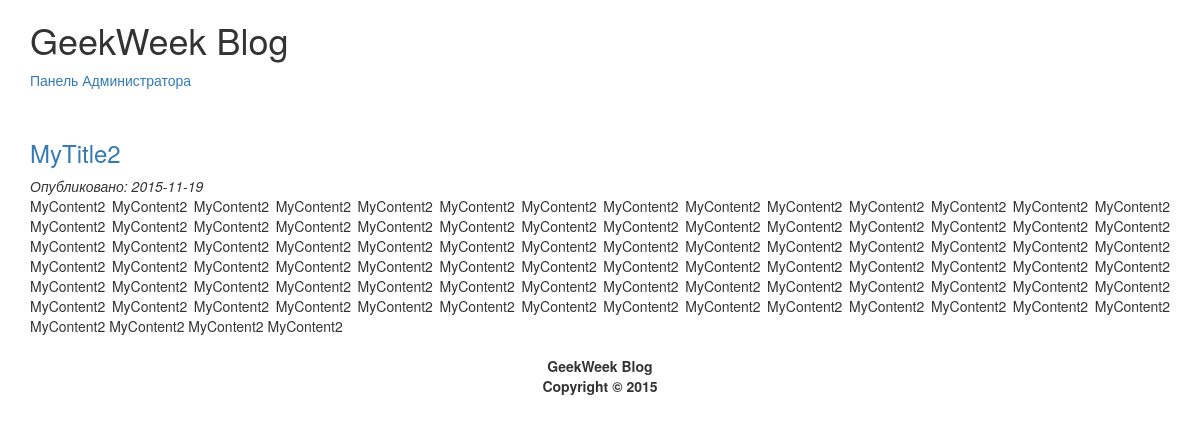
Page /article.php?id=2 on the committed database.
### tables this page shows
CREATE TABLE IF NOT EXISTS `articles` (
  `id` int(11) NOT NULL,
  `title` varchar(255) NOT NULL,
  `content` text NOT NULL,
  `date` date NOT NULL
);

### article.php (called while the page is built)
<?php
require_once("models/db.php");
require_once("models/articles.php");
$link = db_connect();
$article = articles_get($link, $_GET['id']);
require("views/article.php");

### models/articles.php (called while the page is built, shortened)
<?php
function articles_get($link, $id_article){
	$query = sprintf("SELECT * FROM articles WHERE id='%d'", (int)$id_article);
	$result = mysqli_query($link, $query);
	$article = mysqli_fetch_assoc($result);
	return $article;
}

### views/article.php (the view, shortened to what this page needs)
<!DOCTYPE html>
<html>
	<head>
		<link rel="stylesheet" href="https://maxcdn.bootstrapcdn.com/bootstrap/3.3.5/css/bootstrap.min.css">
		<link rel="stylesheet" href="style.css">
	</head>
	<body>
		<div class="container">
			<h1>GeekWeek Blog</h1>
			<a href="admin">Панель Администратора</a>
			<div>
				<div class="article">
					<h3><a href="article.php?id=<?=$article['id']?>"><?=$article['title'] ?></a></h3>
					<em>Опубликовано: <?=$article['date'] ?></em>
					<p><?=$article['content'] ?></p>
				</div>
			</div>
			<footer>
				<p>GeekWeek Blog<br>Copyright &copy; 2015</p>
			</footer>
		</div>
	</body>
</html>

### style.css (style rules this page uses)
.article { margin-top:50px; }
.article p { text-align: justify; }
footer { margin-top: 20px; text-align: center; font-weight: bold; }

### rows in the picture
articles: title "MyTitle2", date "2015-11-19", content "MyContent2 MyContent2 MyContent2 MyContent2 MyContent2 MyContent2 MyContent2 MyContent2 MyContent2 MyContent2 MyContent2 MyContent2 MyContent2 MyContent2 MyContent2 MyContent2 MyContent2 MyContent2 MyContent2 MyContent2 MyContent2 MyContent2 MyContent2 MyContent2 MyContent2 MyContent2 MyContent2 MyContent2 MyContent2 MyContent2 MyContent2 MyContent2 MyContent2 MyContent2 MyContent2 MyContent2 MyContent2 MyContent2 MyContent2 MyContent2 MyContent2 MyContent2 MyContent2 MyContent2 MyContent2 MyContent2 MyContent2 MyContent2 MyContent2 MyContent2 MyContent2 MyContent2 MyContent2 MyContent2 MyContent2 MyContent2 MyContent2 MyContent2 MyContent2 MyContent2 MyContent2 MyContent2 MyContent2…"
